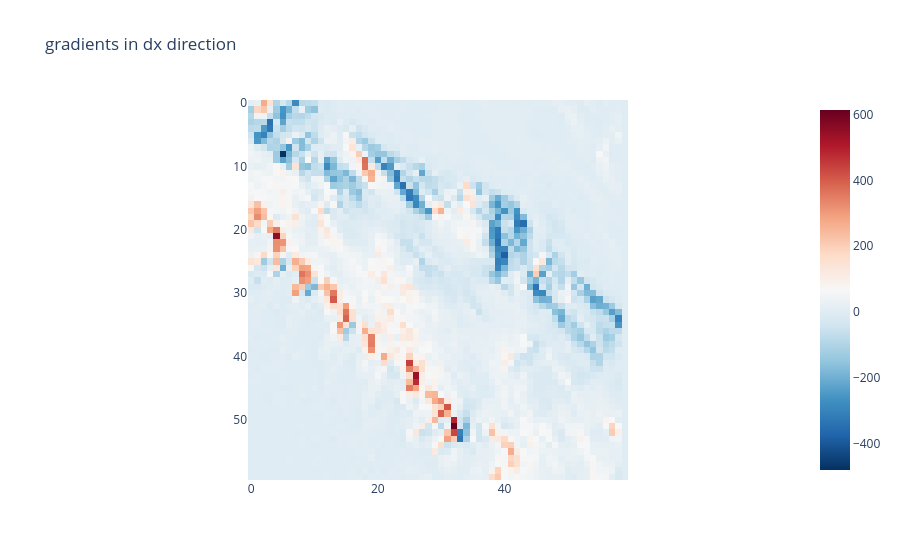

Notebook source saved alongside this figure:
### Code cell
fig = px.imshow(dy[1, :, :, :].squeeze(), 
                color_continuous_scale = 'RdBu_r',
                origin = "upper", 
                title = "gradients in dx direction")
fig.show()

### Figure 1 — Plotly figure (JSON) as saved in the notebook; plotly's stock layout.template omitted (floating-point values rounded to 4 significant figures; data arrays with more than 128 entries replaced by an {"elided": "..."} marker saying what was removed)
{"data": [{"coloraxis": "coloraxis", "hovertemplate": "x: %{x}<br>y: %{y}<br>color: %{z}<extra></extra>", "name": "0", "type": "heatmap", "xaxis": "x", "yaxis": "y", "z": {"elided": "60x60 float values"}}], "layout": {"coloraxis": {"colorscale": [[0, "rgb(5,48,97)"], [0.1, "rgb(33,102,172)"], [0.2, "rgb(67,147,195)"], [0.3, "rgb(146,197,222)"], [0.4, "rgb(209,229,240)"], [0.5, "rgb(247,247,247)"], [0.6, "rgb(253,219,199)"], [0.7, "rgb(244,165,130)"], [0.8, "rgb(214,96,77)"], [0.9, "rgb(178,24,43)"], [1, "rgb(103,0,31)"]]}, "title": {"text": "gradients in dx direction"}, "xaxis": {"anchor": "y", "constrain": "domain", "domain": [0, 1], "scaleanchor": "y"}, "yaxis": {"anchor": "x", "autorange": "reversed", "constrain": "domain", "domain": [0, 1]}}}
